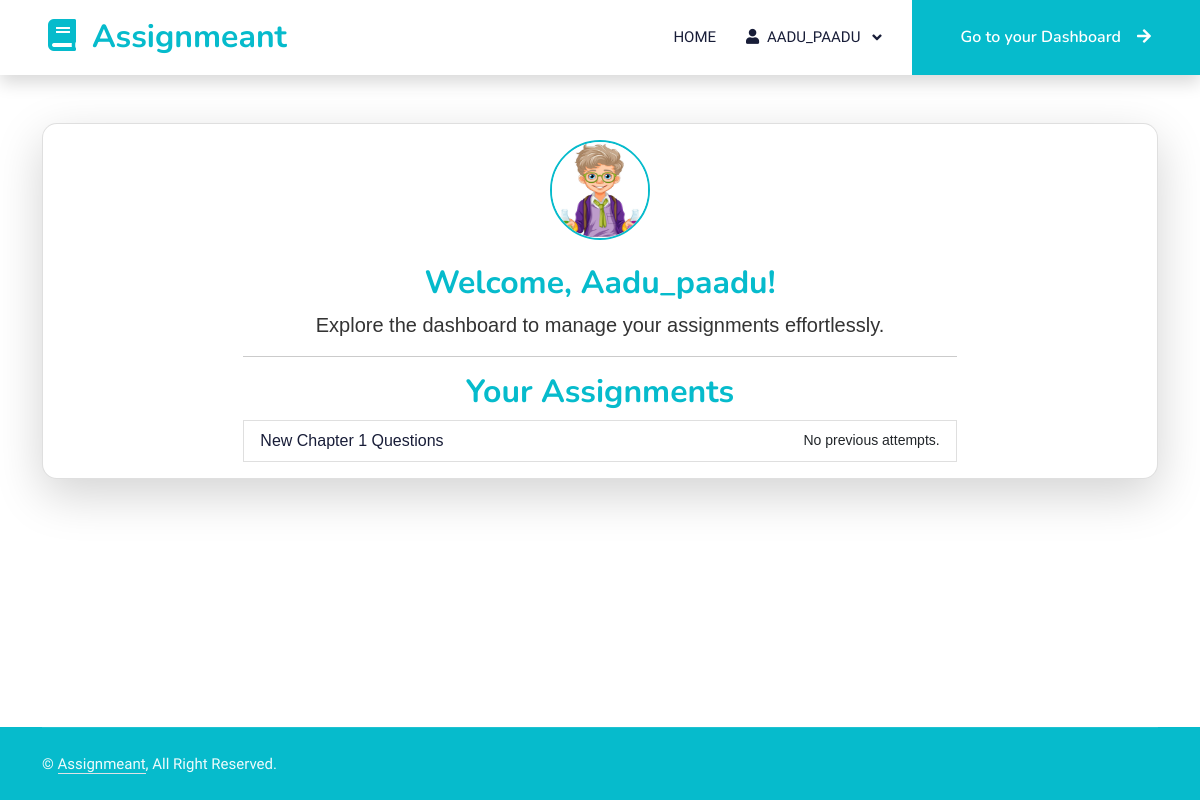
Page /dashboard (signed in) on the earlier database version.
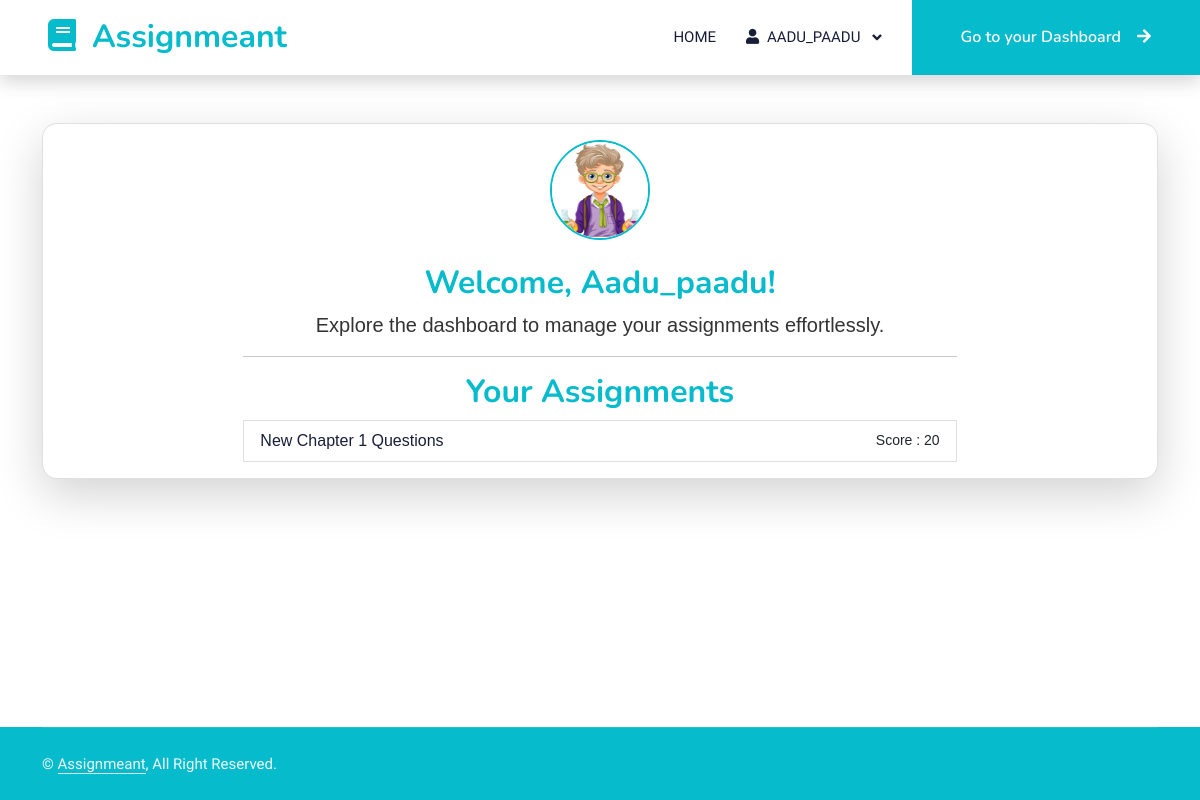
Same page on the later database version.
### assignmeant_app/models.py (models this page shows, shortened)
class User(UserMixin, db.Model):
    id = db.Column(db.Integer, primary_key=True)
    username = db.Column(db.String(150), unique=True, nullable=False)
    password = db.Column(db.String(150), nullable=False)
    role = db.Column(db.String(50), nullable=False)
    __mapper_args__ = {
        'polymorphic_identity': 'user',
        'polymorphic_on': role
    }

class Assignment(db.Model):
    id = db.Column(db.Integer, primary_key=True)
    title = db.Column(db.String(200), nullable=False)
    date_posted = db.Column(db.DateTime, nullable=False, default=datetime.utcnow)
    file_path = db.Column(db.String(200))
    assigned_by_id = db.Column(db.Integer, db.ForeignKey('user.id'), nullable=False)  # Teacher who assigned the task
    assigned_to_id = db.Column(db.Integer, db.ForeignKey('user.id'), nullable=False)  # Student who receives the task
    assigned_by = db.relationship('Teacher', foreign_keys=[assigned_by_id], backref='assigned_tasks')
    assigned_to = db.relationship('Student', foreign_keys=[assigned_to_id], backref='received_assignments')

### app.py (the view)
@app.route('/dashboard', methods=['GET', 'POST'])
@login_required
def dashboard():
    if current_user.role == 'teacher':
        students = User.query.filter_by(role='student').all()
        return render_template('teacher_dashboard.html', username=current_user.username, students=students)
    else:
        student = current_user
        assignments = Assignment.query.filter_by(assigned_to_id=student.id).all()
        scores = {assignment.id: get_max_score(Submission.query.filter_by(assignment_id=assignment.id).all()) if Submission.query.filter_by(assignment_id=assignment.id).all() else -1 for assignment in assignments}
        return render_template('student_dashboard.html', username=current_user.username, assignments=assignments, scores=scores, enumerate=enumerate)

### app.py (called while the page is built)
@login_manager.user_loader
def load_user(user_id):
    return User.query.get(int(user_id))

### assignmeant_app/new_static/templates/student_dashboard.html (shortened to what this page needs)
{% extends "base.html" %}
{% block content %}
<div class="container mt-5">
    <div class="card shadow-lg" style="background: white; color: #333; border: 0`px solid #06BBCC; border-radius: 15px; font-family: Arial, sans-serif;">
        <div class="card-body">
            <div class="row justify-content-center">
                <div class="col-md-8 text-center">
                    <div class="mb-4">
                        <img src="{{ url_for('static', filename='images/student.png') }}" alt="Student" style="height: 100px; width: 100px; border-radius: 50%; border: 2px solid #06BBCC;">
                    </div>
                    <div>
                        <h2 class="card-title" style="color: #06BBCC;">Welcome, {{ username }}!</h2>
                        <p class="lead">Explore the dashboard to manage your assignments effortlessly.</p>
                    </div>
                    <hr>
                    <h2 class="card-title" style="color: #06BBCC;">Your Assignments</h2>
                    {% if assignments %}
                        <ul class="list-group">
                            {% for i, assignment in enumerate(assignments) %}
                            <li class="list-group-item" style="display: flex; justify-content: space-between; align-items: center;">
                                <a href="{{ url_for('view_assignment', assignment_id=assignment.id) }}" class="text-decoration-none text-dark">
                                    {{ assignment.title }}
                                </a>
                                    {% if scores[assignment.id] != -1 %}
                                        <small> Score : {{ scores[assignment.id] }} </small>
                                    {% else %}
                                        <small>No previous attempts.</small>
                                    {% endif %}
                            </li>
                            {% endfor %}
                        </ul>
                    {% else %}
                        <p>You don't have any assignments right now. Come back later.</p>
                    {% endif %}
                </div>
            </div>
        </div>
    </div>
</div>
{% endblock %}

### assignmeant_app/new_static/templates/base.html (shortened to what this page needs)
<!DOCTYPE html>
<html lang="en">
<head>
    <link href="https://cdnjs.cloudflare.com/ajax/libs/font-awesome/5.10.0/css/all.min.css" rel="stylesheet">
    <link href="https://cdn.jsdelivr.net/npm/bootstrap-icons@1.4.1/font/bootstrap-icons.css" rel="stylesheet">
    <link href="{{ url_for('static', filename='/lib/animate/animate.min.css') }}" rel="stylesheet">
    <link href="{{ url_for('static', filename='/lib/owlcarousel/assets/owl.carousel.min.css') }}" rel="stylesheet">
    <link href="{{ url_for('static', filename='/css/bootstrap.min.css') }}" rel="stylesheet">
    <link href="{{ url_for('static', filename='/css/styles.css') }}" rel="stylesheet">
</head>
<body class="d-flex flex-column min-vh-100">
    <nav class="navbar navbar-expand-lg bg-white navbar-light shadow sticky-top p-0">
        <a href="{{ url_for('index') }}" class="navbar-brand d-flex align-items-center px-4 px-lg-5">
            <h2 class="m-0 text-primary"><i class="fa fa-book me-3"></i>Assignmeant</h2>
        </a>
        <div class="collapse navbar-collapse" id="navbarCollapse">
            <div class="navbar-nav ms-auto p-4 p-lg-0">
                <a class="nav-link {% if request.endpoint == 'index' %}active{% endif %}" href="{{ url_for('index') }}">Home</a>
                {% if current_user.username %}
                <li class="nav-item dropdown">
                    <a class="nav-link dropdown-toggle" href="#" id="navbarDropdown" role="button" data-bs-toggle="dropdown" aria-expanded="false">
                        <i class="fas fa-user me-1"></i> {{ current_user.username }}
                    </a>
                </li>
                {% endif %}
            </div>
            <a href="{{ url_for('dashboard') }}" class="btn btn-primary py-4 px-lg-5 d-none d-lg-block">Go to your Dashboard<i class="fa fa-arrow-right ms-3"></i></a>
        </div>
    </nav>
    <div class="d-flex flex-column flex-grow-1">
        <main class="flex-fill">
            {% block content %}
            {% endblock %}
        </main>
    </div>
    <footer class="text-light footer mt-auto wow fadeIn" data-wow-delay="0.1s" style="background-color: #06BBCC;">
        <div class="container" style="background-color: #06BBCC;">
            <div class="copyright">
                <div class="row">
                    <div class="col-md-6 text-center text-md-start mb-3 mb-md-0">
                        &copy; <a class="border-bottom" href="#">Assignmeant</a>, All Right Reserved.
                    </div>
                </div>
            </div>
        </div>
    </footer>
</body>
</html>

### assignmeant_app/new_static/css/styles.css (style rules this page uses)
:root { --primary: #06BBCC; --light: #F0FBFC; --dark: #181d38; }
.btn { font-family: 'Nunito', sans-serif; font-weight: 600; transition: .5s; }
.btn.btn-primary, .btn.btn-secondary { color: #FFFFFF; }
.navbar .dropdown-toggle::after { border: none; content: "\f107"; font-family: "Font Awesome 5 Free"; font-weight: 900; vertical-align: middle; margin-left: 8px; }
.navbar-light .navbar-nav .nav-link { margin-right: 30px; padding: 25px 0; color: #FFFFFF; font-size: 15px; text-transform: uppercase; outline: none; }
.navbar-light .navbar-brand, .navbar-light a.btn { height: 75px; }
.navbar-light .navbar-nav .nav-link { color: var(--dark); font-weight: 500; }
.navbar-light.sticky-top { top: -100px; transition: .5s; }
.footer .copyright { padding: 25px 0; font-size: 15px; border-top: 1px solid rgba(256, 256, 256, .1); }
.footer .copyright a { color: var(--light); }

Differences in the rows shown:
changed Assignment "New Chapter 1 Questions": scores (not shown) → "20"; text "No previous attempts." → "Score :"
